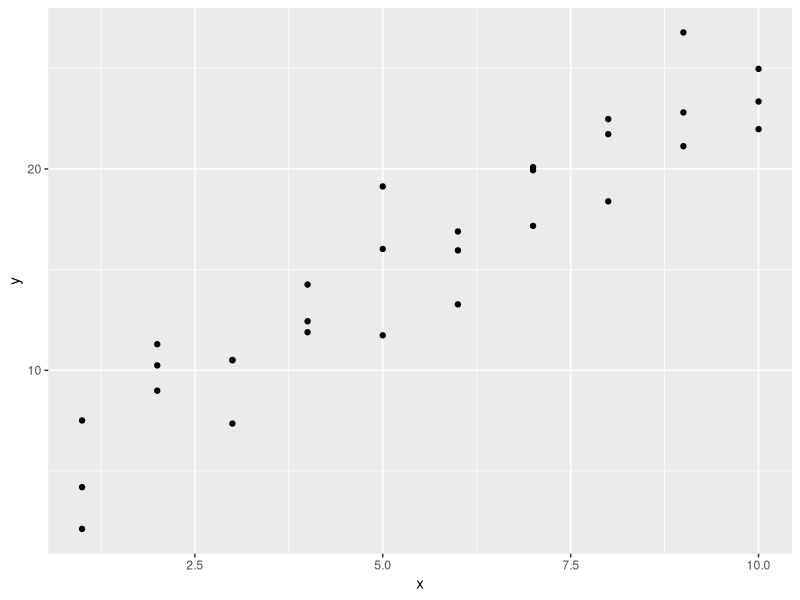
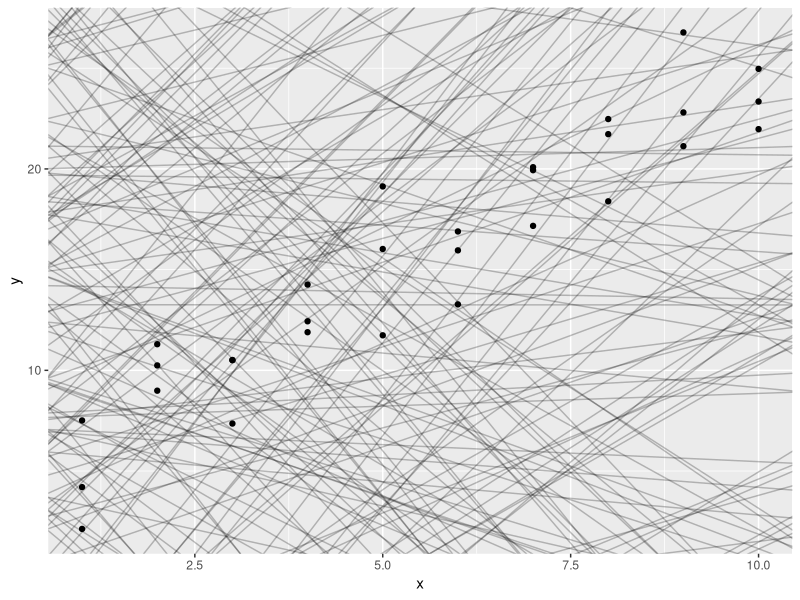
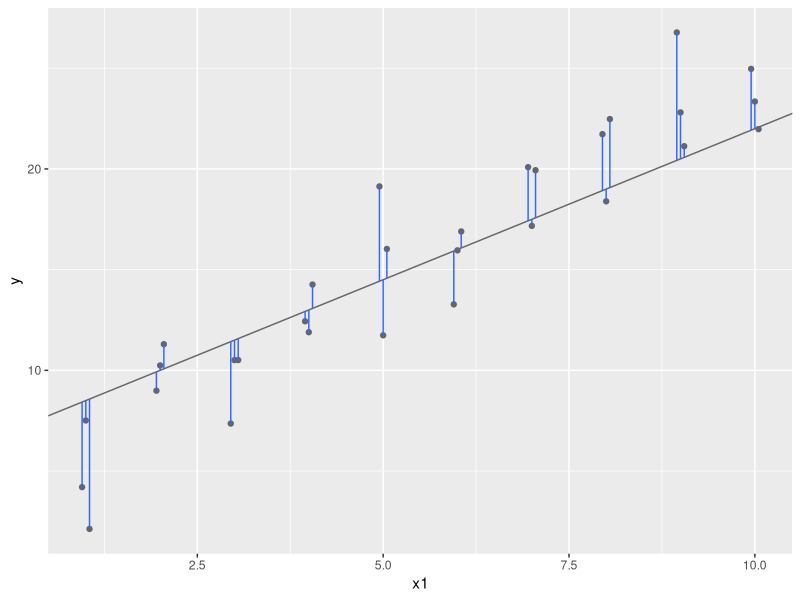
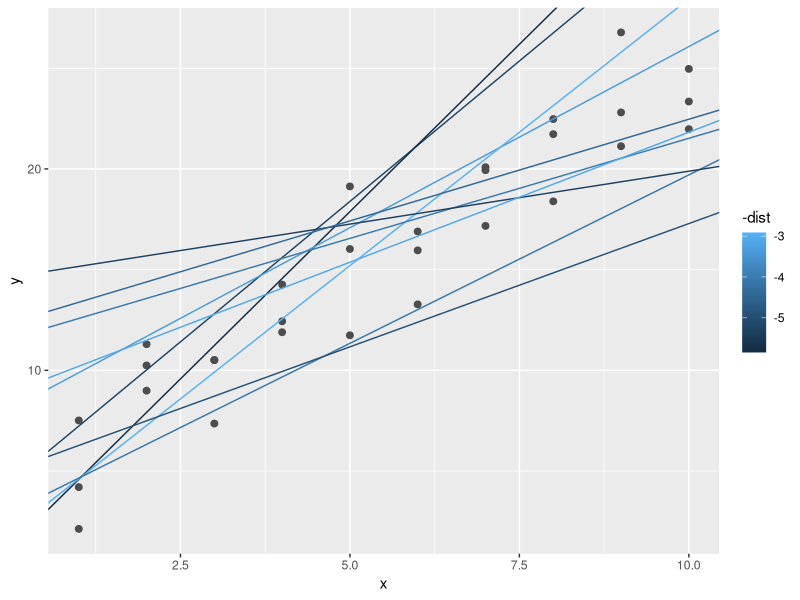
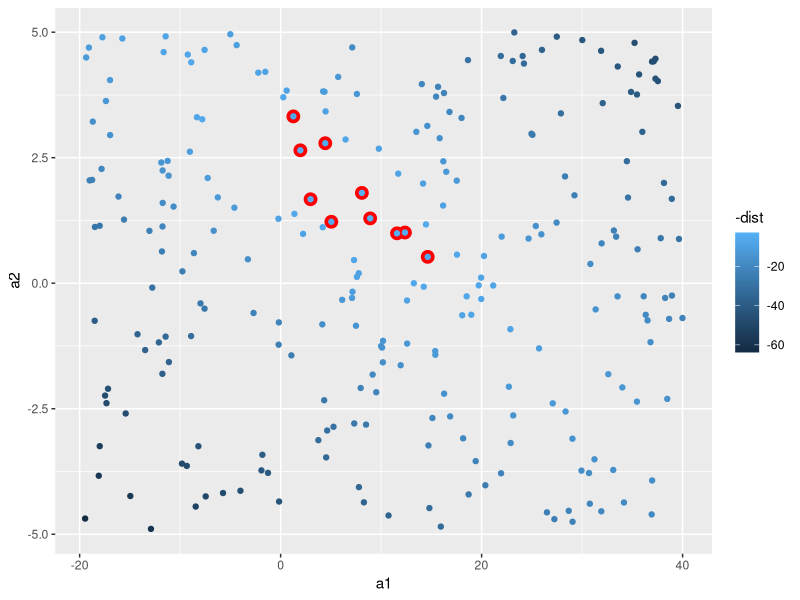
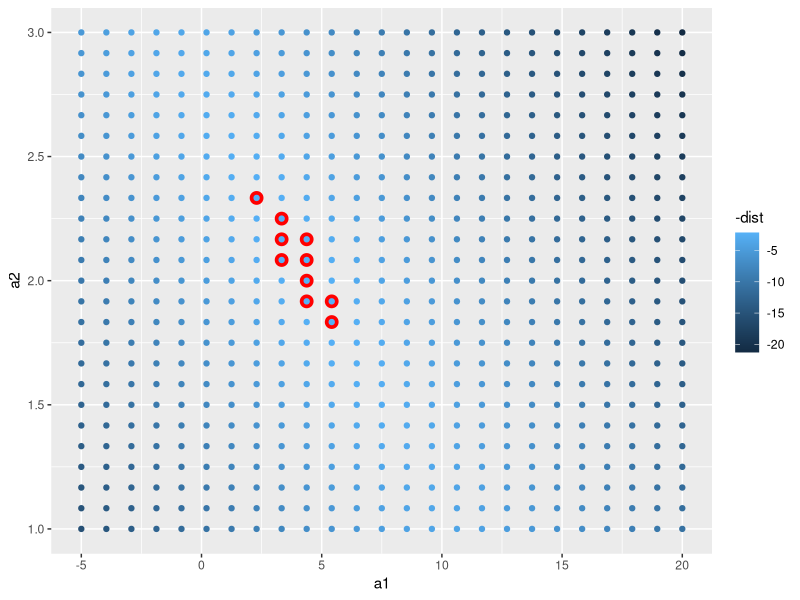
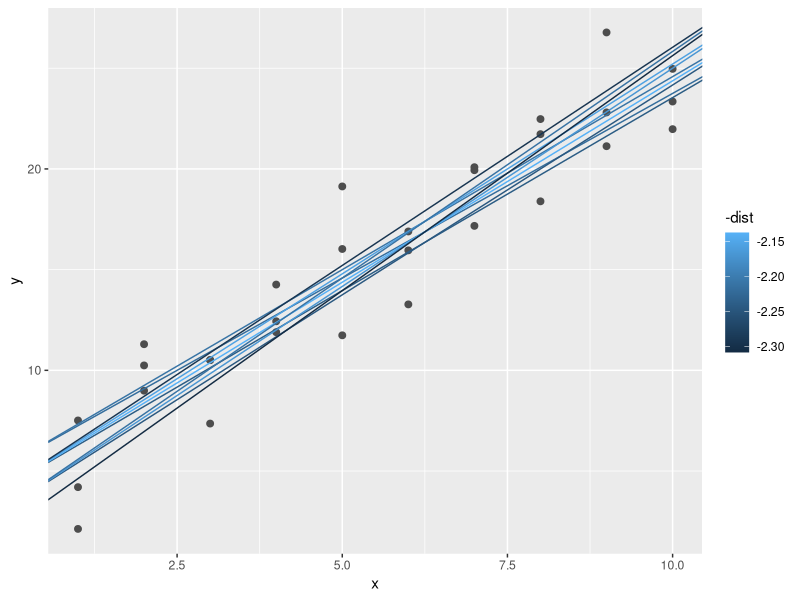
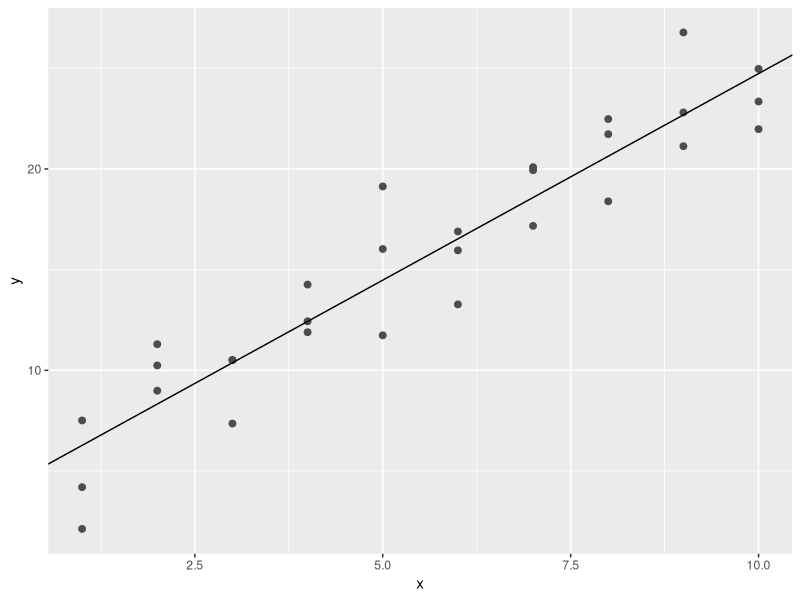

The R source for these figures, in order: (Note: this script raises an error after producing the figures.)
## ---- chunk 1
knitr::opts_chunk$set(echo = TRUE)
## ---- chunk 2
library(tidyverse)

library(modelr)
options(na.action = na.warn)
## ---- chunk 3
ggplot(sim1, aes(x, y)) +
  geom_point()
## ---- chunk 4
models <- tibble(
  a1 = runif(250, -20, 40),
  a2 = runif(250, -5, 5)
)

ggplot(sim1, aes(x, y)) +
  geom_abline(aes(intercept = a1, slope = a2), data = models, alpha = 1 / 4) +
  geom_point()
## ---- chunk 5
dist1 <- sim1 %>%
  mutate(
    # repeat triple, 10 x
    dodge = rep(c(-1, 0, 1) / 20, 10),
    x1 = x + dodge,
    pred = 7 + x1 * 1.5
  )

ggplot(dist1, aes(x1, y)) +
  geom_abline(intercept = 7, slope = 1.5, colour = "grey40") +
  geom_point(colour = "grey40") +
  geom_linerange(aes(ymin = y, ymax = pred), colour = "#3366FF")
## ---- chunk 6
model1 <- function(a, data) {
  a[1] + data$x * a[2]
}
model1(c(7, 1.5), sim1) ## pred
## ---- chunk 7
measure_distance <- function(mod, data) {
  diff <- data$y - model1(mod, data)
  sqrt(mean(diff^2))
}
measure_distance(c(7, 1.5), sim1) # single value
## ---- chunk 8
sim1_dist <- function(a1, a2) {
  measure_distance(c(a1, a2), sim1)
}

models <- models %>%
  mutate(dist = purrr::map2_dbl(a1, a2, sim1_dist))
models
## ---- chunk 9
ggplot(sim1, aes(x, y)) +
  geom_point(size = 2, colour = "grey30") +
  geom_abline(
    aes(intercept = a1, slope = a2, colour = -dist),
    data = filter(models, rank(dist) <= 10)
  )
## ---- chunk 10
ggplot(models, aes(a1, a2)) +
  geom_point(
    data =
      filter(models, rank(dist) <= 10), size = 4, colour = "red"
  ) +
  geom_point(aes(colour = -dist)) # cute, adds layer, ON top of red dots
## ---- chunk 11
grid <- expand.grid(
  a1 = seq(-5, 20, length = 25),
  a2 = seq(1, 3, length = 25)
) %>%
  mutate(dist = purrr::map2_dbl(a1, a2, sim1_dist))

grid %>%
  ggplot(aes(a1, a2)) +
  geom_point(data = filter(grid, rank(dist) <= 10), size = 4, colour = "red") +
  geom_point(aes(colour = -dist))
## ---- chunk 12
ggplot(sim1, aes(x, y)) +
  geom_point(size = 2, colour = "grey30") +
  geom_abline(
    aes(intercept = a1, slope = a2, colour = -dist),
    data = filter(grid, rank(dist) <= 10)
  )
## ---- chunk 13
best <- optim(c(0, 0), measure_distance, data = sim1)
best$par

ggplot(sim1, aes(x, y)) +
  geom_point(size = 2, colour = "grey30") +
  geom_abline(intercept = best$par[1], slope = best$par[2])
## ---- chunk 14
sim1_mod <- lm(y ~ x, data = sim1)
coef(sim1_mod)
## ---- chunk 15
sim1a <- tibble(
  x = rep(1:10, each = 3),
  y = x * 1.5 + 6 + rt(length(x), df = 2)
)
## ---- chunk 16
measure_distance <- function(mod, data) {
  diff <- data$y - model1(mod, data)
  mean(abs(diff))
}
## ---- chunk 17
model1 <- function(a, data) {
  a[1] + data$x * a[2] + a[3]
}
## ---- chunk 18
grid <- sim1 %>%
  data_grid(x)
grid
## ---- chunk 19
grid <- grid %>%
  add_predictions(sim1_mod)
grid
## ---- chunk 20
ggplot(sim1, aes(x)) +
  geom_point(aes(y = y)) +
  geom_line(aes(y = pred), data = grid, colour = "red", size = 1)
## ---- chunk 21
sim1 <- sim1 %>%
  add_residuals(sim1_mod)
sim1
## ---- chunk 22
ggplot(sim1, aes(resid)) +
  geom_freqpoly(binwidth = 0.5)
## ---- chunk 23
ggplot(sim1, aes(x, resid)) +
  geom_ref_line(h = 0) +
  geom_point()
## ---- chunk 24
df <- tribble(
  ~y, ~x1, ~x2,
  4, 2, 5,
  5, 1, 6
)
model_matrix(df, y ~ x1)
## ---- chunk 25
model_matrix(df, y ~ x1 - 1)
## ---- chunk 26
model_matrix(df, y ~ x1 + x2)
## ---- chunk 27
df <- tribble(
  ~sex, ~response,
  "male", 1,
  "female", 2,
  "male", 1
)
model_matrix(df, response ~ sex)
## ---- chunk 28
ggplot(sim2) +
  geom_point(aes(x, y))
## ---- chunk 29
mod2 <- lm(y ~ x, data = sim2)

grid <- sim2 %>%
  data_grid(x) %>%
  add_predictions(mod2)
grid
## ---- chunk 30
ggplot(sim2, aes(x)) +
  geom_point(aes(y = y)) +
  geom_point(data = grid, aes(y = pred), colour = "red", size = 4)
## ---- chunk 31
tibble(x = "e") %>%
  add_predictions(mod2)
## ---- chunk 32
ggplot(sim3, aes(x1, y)) +
  geom_point(aes(colour = x2))
## ---- chunk 33
mod1 <- lm(y ~ x1 + x2, data = sim3)
mod2 <- lm(y ~ x1 * x2, data = sim3)
## ---- chunk 34
grid <- sim3 %>%
  data_grid(x1, x2) %>%
  gather_predictions(mod1, mod2)
grid
## ---- chunk 35
ggplot(sim3, aes(x1, y, colour = x2)) +
  geom_point() +
  geom_line(data = grid, aes(y = pred)) +
  facet_wrap(~model)
## ---- chunk 36
sim3 <- sim3 %>%
  gather_residuals(mod1, mod2)

ggplot(sim3, aes(x1, resid, colour = x2)) +
  geom_point() +
  facet_grid(model ~ x2)
## ---- chunk 37
mod1 <- lm(y ~ x1 + x2, data = sim4)
mod2 <- lm(y ~ x1 * x2, data = sim4)

grid <- sim4 %>%
  data_grid(
    x1 = seq_range(x1, 5),
    x2 = seq_range(x2, 5)
  ) %>%
  gather_predictions(mod1, mod2)
grid
## ---- chunk 38
seq_range(c(0.0123, 0.923423), n = 5)
seq_range(c(0.0123, 0.923423), n = 5, pretty = TRUE)
## ---- chunk 39
x1 <- rcauchy(100)
seq_range(x1, n = 5)
seq_range(x1, n = 5, trim = 0.10)
seq_range(x1, n = 5, trim = 0.25)
seq_range(x1, n = 5, trim = 0.50)
## ---- chunk 40
x2 <- c(0, 1)
seq_range(x2, n = 5)
seq_range(x2, n = 5, expand = 0.10)
seq_range(x2, n = 5, expand = 0.25)
seq_range(x2, n = 5, expand = 0.50)
## ---- chunk 41
ggplot(grid, aes(x1, x2)) +
  geom_tile(aes(fill = pred)) +
  facet_wrap(~model)
## ---- chunk 42
ggplot(grid, aes(x1, pred, colour = x2, group = x2)) +
  geom_line() +
  facet_wrap(~model)
ggplot(grid, aes(x2, pred, colour = x1, group = x1)) +
  geom_line() +
  facet_wrap(~model)
## ---- chunk 43
df <- tribble(
  ~y, ~x,
  1, 1,
  2, 2,
  3, 3
)
model_matrix(df, y ~ x^2 + x)
model_matrix(df, y ~ I(x^2) + x)
## ---- chunk 44
model_matrix(df, y ~ poly(x, 2))
## ---- chunk 45
library(splines)
model_matrix(df, y ~ ns(x, 2))
## ---- chunk 46
sim5 <- tibble(
  x = seq(0, 3.5 * pi, length = 50),
  y = 4 * sin(x) + rnorm(length(x))
)

ggplot(sim5, aes(x, y)) +
  geom_point()
## ---- chunk 47
mod1 <- lm(y ~ ns(x, 1), data = sim5)
mod2 <- lm(y ~ ns(x, 2), data = sim5)
mod3 <- lm(y ~ ns(x, 3), data = sim5)
mod4 <- lm(y ~ ns(x, 4), data = sim5)
mod5 <- lm(y ~ ns(x, 5), data = sim5)

grid <- sim5 %>%
  data_grid(x = seq_range(x, n = 50, expand = 0.1)) %>%
  gather_predictions(mod1, mod2, mod3, mod4, mod5, .pred = "y")

ggplot(sim5, aes(x, y)) +
  geom_point() +
  geom_line(data = grid, colour = "red") +
  facet_wrap(~model)
## ---- chunk 48
df <- tribble(
  ~x, ~y,
  1, 2.2,
  2, NA,
  3, 3.5,
  4, 8.3,
  NA, 10
)

mod <- lm(y ~ x, data = df)
## ---- chunk 49
mod <- lm(y ~ x, data = df, na.action = na.exclude)
## ---- chunk 50
nobs(mod)
